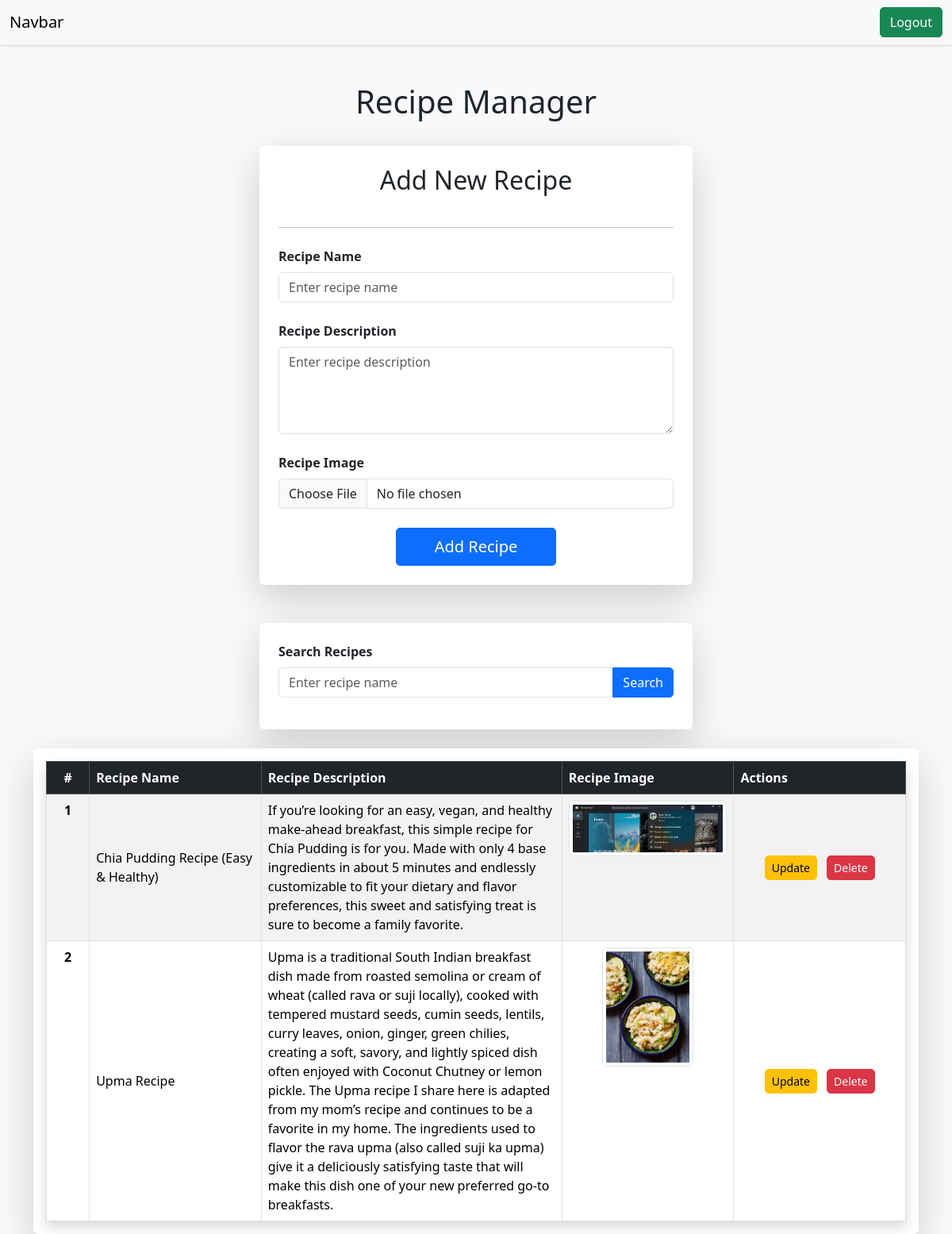
The app's page /recipies/ (signed in) with its own data.
### vege/models.py (models this page shows)
class Recipie(models.Model):
    user=models.ForeignKey(User, on_delete=models.SET_NULL, null=True, blank=True)
    recipie_name=models.CharField(max_length=100)
    recipie_description=models.TextField()
    recipie_image=models.ImageField(upload_to='recipie_images')
    recipie_view_count=models.IntegerField(default=1)

### vege/views.py (the view, shortened to what this page needs)
# urls.py: path('recipies/', Recipies, name='recipies'),
@login_required(login_url='/login/')
def Recipies(request):
    queryset=Recipie.objects.all()
    if request.GET.get('search'):
        queryset=queryset.filter(recipie_name__icontains=request.GET.get('search'))
    context={'recipies':queryset}
    return render(request, 'recipies.html', context)

### vege/templates/recipies.html (shortened to what this page needs)
{% extends 'base.html' %}
{% block content %}
    <div class="container mt-5">
        <div class="row mb-4">
            <div class="col-12">
                <h1 class="text-center">Recipe Manager</h1>
            </div>
        </div>
        <div class="row mb-5">
            <div class="col-md-8 col-lg-6 mx-auto">
                <form method="post" enctype="multipart/form-data">
                    <div class="card p-4 shadow-lg">
                        <h2 class="text-center mb-4">Add New Recipe</h2>
                        <hr class="mb-4">
                        <div class="mb-4">
                            <label for="recipie_name" class="form-label fw-bold">Recipe Name</label>
                            <input type="text" class="form-control" name="recipie_name" id="recipie_name" placeholder="Enter recipe name">
                        </div>
                        <div class="mb-4">
                            <label for="recipie_description" class="form-label fw-bold">Recipe Description</label>
                            <textarea class="form-control" name="recipie_description" id="recipie_description" rows="4" placeholder="Enter recipe description"></textarea>
                        </div>
                        <div class="mb-4">
                            <label for="recipie_image" class="form-label fw-bold">Recipe Image</label>
                            <input type="file" class="form-control" name="recipie_image" id="recipie_image" accept="image/*">
                        </div>
                        <div class="text-center">
                            <button type="submit" class="btn btn-primary btn-lg px-5">Add Recipe</button>
                        </div>
                    </div>
                </form>
            </div>
        </div>
        <div class="row mb-4">
            <div class="col-md-8 col-lg-6 mx-auto">
                <form class="card p-4 shadow-lg">
                    <div class="mb-3">
                        <label for="search" class="form-label fw-bold">Search Recipes</label>
                        <div class="input-group">
                            <input type="text" class="form-control" name="search" id="search" placeholder="Enter recipe name">
                            <button type="submit" class="btn btn-primary">Search</button>
                        </div>
                    </div>
                </form>
            </div>
        </div>
        <div class="row">
            <div class="col-12">
                <div class="card shadow-lg">
                    <div class="card-body">
                        <table class="table table-bordered table-hover table-striped mb-0">
                            <thead class="table-dark">
                                <tr>
                                    <th scope="col" class="text-center" style="width: 5%">#</th>
                                    <th scope="col" style="width: 20%">Recipe Name</th>
                                    <th scope="col" style="width: 35%">Recipe Description</th>
                                    <th scope="col" style="width: 20%">Recipe Image</th>
                                    <th scope="col" style="width: 20%">Actions</th>
                                </tr>
                            </thead>
                            <tbody>
                                {%for recipie in recipies%}
                                <tr>
                                    <th scope="row" class="text-center">{{forloop.counter}}</th>
                                    <td class="align-middle">{{recipie.recipie_name}}</td>
                                    <td class="align-middle">{{recipie.recipie_description}}</td>
                                    <td class="text-center">
                                        {% if recipie.recipie_image %}
                                            <img src="{{recipie.recipie_image.url}}" alt="{{recipie.recipie_name}}" class="img-thumbnail" style="max-height: 150px;">
                                        {% else %}
                                            <span class="text-muted">No image</span>
                                        {% endif %}
                                    </td>
                                    <td class="text-center align-middle">
                                        <a href="/update-recipie/{{recipie.id}}" class="btn btn-warning btn-sm me-2">Update</a>
                                        <a href="/delete-recipie/{{recipie.id}}" class="btn btn-danger btn-sm" onclick="return confirm('Are you sure you want to delete this recipe?')">Delete</a>
                                    </td>
                                </tr>
                                {%endfor%}
                            </tbody>
                        </table>
                    </div>
                </div>
            </div>
        </div>
    </div>
{% endblock %}

### vege/templates/base.html (style rules this page uses)
body { background-color: #f8f9fa; }
.card { border: none; box-shadow: 0 0.5rem 1rem rgba(0, 0, 0, 0.15); }
.btn { border-radius: 5px; }
.table { background-color: white; box-shadow: 0 0.5rem 1rem rgba(0, 0, 0, 0.15); }

### records on screen
Recipie: recipie_name "Chia Pudding Recipe (Easy & Healthy)", recipie_description "If you’re looking for an easy, vegan, and healthy make-ahead breakfast, this simple recipe for Chia Pudding is for you. Made with only 4 base ingredients in about 5 minutes and endlessly customizable to fit your dietary and flavor preferences, this sweet and satisfying treat is sure to become a family favorite.", recipie_image (picture)
Recipie: recipie_name "Upma Recipe", recipie_description "Upma is a traditional South Indian breakfast dish made from roasted semolina or cream of wheat (called rava or suji locally), cooked with tempered mustard seeds, cumin seeds, lentils, curry leaves, onion, ginger, green chilies, creating a soft, savory, and lightly spiced dish often enjoyed with Coconut Chutney or lemon pickle. The Upma recipe I share here is adapted from my mom’s recipe and continues to be a favorite in my home. The ingredients used to flavor the rava upma (also called suji ka upma) give it a deliciously satisfying taste that will make this dish one of your new preferred go-to breakfasts.", recipie_image (picture)
